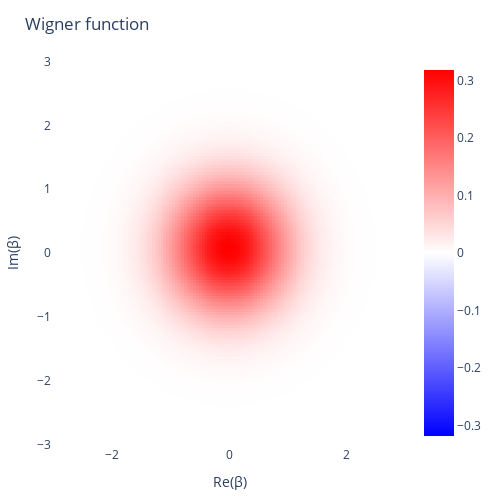

This figure's notebook cell:
### Code cell
xvec = -3:0.05:3

plot_wigner(sol.states[end], xvec, xvec)
